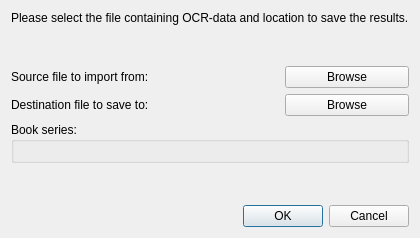
<?xml version="1.0" encoding="UTF-8"?>
<ui version="4.0">
 <class>ImportDialog</class>
 <widget class="QDialog" name="ImportDialog">
  <property name="geometry">
   <rect>
    <x>0</x>
    <y>0</y>
    <width>379</width>
    <height>238</height>
   </rect>
  </property>
  <property name="windowTitle">
   <string>Import OCR-data</string>
  </property>
  <layout class="QVBoxLayout" name="verticalLayout_2">
   <item>
    <layout class="QVBoxLayout" name="verticalLayout">
     <item>
      <widget class="QLabel" name="label">
       <property name="text">
        <string>Please select the file containing OCR-data and location to save the results.</string>
       </property>
      </widget>
     </item>
     <item>
      <spacer name="verticalSpacer_2">
       <property name="orientation">
        <enum>Qt::Vertical</enum>
       </property>
       <property name="sizeHint" stdset="0">
        <size>
         <width>20</width>
         <height>40</height>
        </size>
       </property>
      </spacer>
     </item>
     <item>
      <layout class="QHBoxLayout" name="horizontalLayout">
       <item>
        <widget class="QLabel" name="sourceLabel">
         <property name="text">
          <string>Source file to import from:</string>
         </property>
        </widget>
       </item>
       <item>
        <widget class="QLabel" name="sourcepathLabel">
         <property name="text">
          <string>&lt;not selected&gt;</string>
         </property>
        </widget>
       </item>
       <item>
        <widget class="QPushButton" name="sourceButton">
         <property name="text">
          <string>Browse</string>
         </property>
        </widget>
       </item>
      </layout>
     </item>
     <item>
      <layout class="QHBoxLayout" name="horizontalLayout_2">
       <item>
        <widget class="QLabel" name="destinationLabel">
         <property name="text">
          <string>Destination file to save to:</string>
         </property>
        </widget>
       </item>
       <item>
        <widget class="QLabel" name="destinationpathLabel">
         <property name="text">
          <string>&lt;not selected&gt;</string>
         </property>
        </widget>
       </item>
       <item>
        <widget class="QPushButton" name="destinationButton">
         <property name="text">
          <string>Browse</string>
         </property>
        </widget>
       </item>
      </layout>
     </item>
    </layout>
   </item>
   <item>
    <widget class="QGroupBox" name="groupBox">
     <property name="title">
      <string>Book series:</string>
     </property>
     <layout class="QVBoxLayout" name="verticalLayout_3"/>
    </widget>
   </item>
   <item>
    <spacer name="verticalSpacer">
     <property name="orientation">
      <enum>Qt::Vertical</enum>
     </property>
     <property name="sizeHint" stdset="0">
      <size>
       <width>20</width>
       <height>40</height>
      </size>
     </property>
    </spacer>
   </item>
   <item>
    <widget class="QDialogButtonBox" name="buttonBox">
     <property name="orientation">
      <enum>Qt::Horizontal</enum>
     </property>
     <property name="standardButtons">
      <set>QDialogButtonBox::Cancel|QDialogButtonBox::Ok</set>
     </property>
    </widget>
   </item>
  </layout>
 </widget>
 <resources/>
 <connections>
  <connection>
   <sender>buttonBox</sender>
   <signal>accepted()</signal>
   <receiver>ImportDialog</receiver>
   <slot>accept()</slot>
   <hints>
    <hint type="sourcelabel">
     <x>248</x>
     <y>254</y>
    </hint>
    <hint type="destinationlabel">
     <x>157</x>
     <y>274</y>
    </hint>
   </hints>
  </connection>
  <connection>
   <sender>buttonBox</sender>
   <signal>rejected()</signal>
   <receiver>ImportDialog</receiver>
   <slot>reject()</slot>
   <hints>
    <hint type="sourcelabel">
     <x>316</x>
     <y>260</y>
    </hint>
    <hint type="destinationlabel">
     <x>286</x>
     <y>274</y>
    </hint>
   </hints>
  </connection>
 </connections>
</ui>
